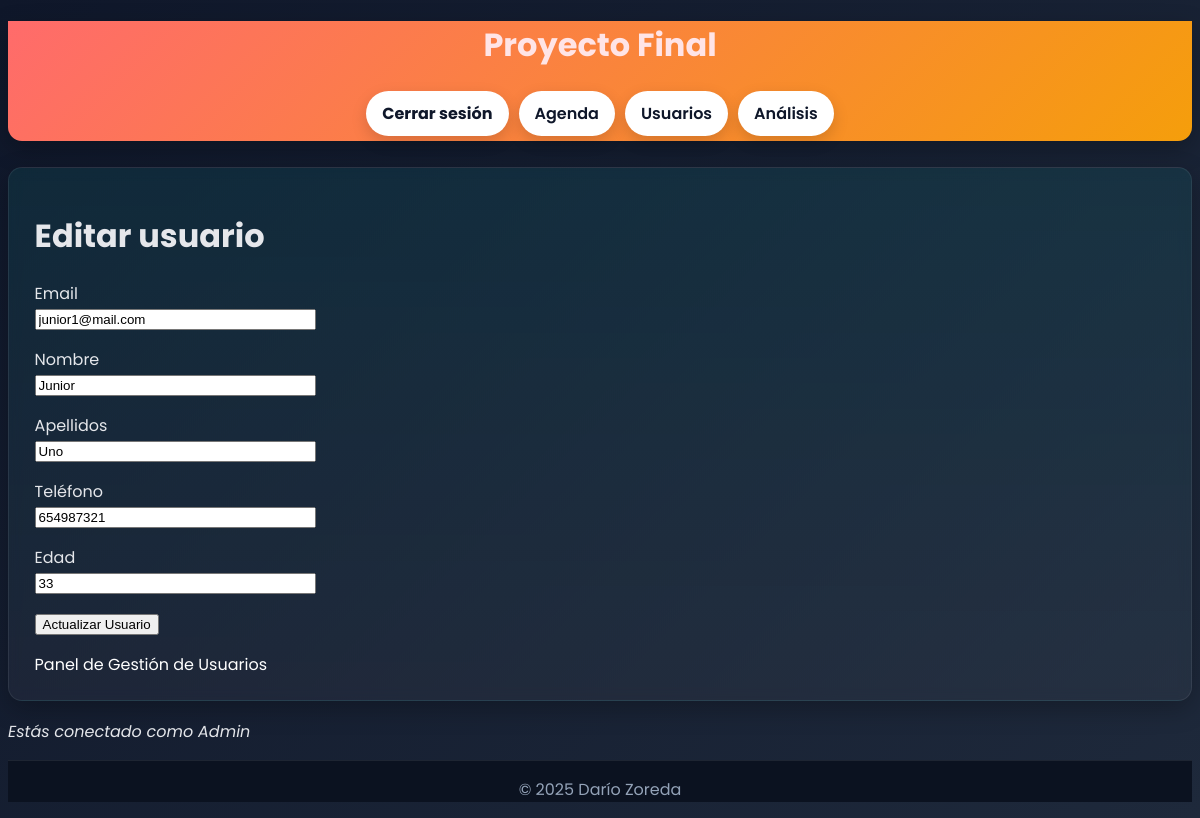
Page /usuarios/editar/2 (signed in) on the committed database.
### app/models.py (models this page shows, shortened)
class User(db.Model, UserMixin):
    __tablename__ = 'usuarios'
    id: so.Mapped[int] = so.mapped_column(primary_key=True)
    email: so.Mapped[str] = so.mapped_column(sa.String(64), index=True, unique=True)
    nombre: so.Mapped[str] = so.mapped_column(sa.String(64), index=True, unique=False)
    apellidos: so.Mapped[str] = so.mapped_column(sa.String(64), index=True, unique=False)
    telefono: so.Mapped[int] = so.mapped_column(sa.Integer(), index=True, unique=False)
    edad: so.Mapped[int] = so.mapped_column(sa.Integer(), index=True, unique=False)
    hash_contraseña: so.Mapped[str] = so.mapped_column(sa.String(256))

### app/usuarios/routes.py (the view, shortened to what this page needs)
@usuarios_bp.route('/usuarios/editar/<int:user_id>', methods=['GET', 'POST'])
@login_required
def edit(user_id):
    user = User.query.get_or_404(user_id)
    form = UserEditForm(obj=user)
    new = {}
    return render_template('usuarios/editar.html', form=form, user=user, title='Editar usuario')

### app/usuarios/forms.py
class UserEditForm(FlaskForm):
    email = StringField('Email',
                        validators=[Email(message='Introduce una dirección de email')])
    nombre = StringField('Nombre',
                         validators=[Length(max=50, message='El nombre es demasiado largo')])
    apellidos = StringField('Apellidos',
                            validators=[Length(max=100, message='El apellido es demasiado largo')])
    telefono = StringField('Teléfono',
                           validators=[Length(min=9, max=9, message='El número debe tener 9 dígitos'),
                            Regexp(r'[\d{9}]', flags=re.UNICODE, message='El número de teléfono solo debe incluir números (no poner prefijo de país)')])
    edad = StringField('Edad')
    submit = SubmitField('Actualizar Usuario')

### app/models.py (called while the page is built)
@acceso.user_loader
def load_user(user_id: str):
    try:
        return db.session.get(User, int(user_id))
    except Exception:
        return None

### app/templates/usuarios/editar.html (shortened to what this page needs)
{% extends "base.html" %}
{% block content %}
<div class="bloque_contenido">
    <h1>Editar usuario</h1>
    <form action="" method="post" novalidate>
        <p>
            {{ form.email.label }}<br>
            {{ form.email(size=32) }}
        </p>
        <p>
            {{ form.nombre.label }}<br>
            {{ form.nombre(size=32) }}
        </p>
        <p>
            {{ form.apellidos.label }}<br>
            {{ form.apellidos(size=32) }}
        </p>
        <p>
            {{ form.telefono.label }}<br>
            {{ form.telefono(size=32) }}
        </p>
        <p>
            {{ form.edad.label }}<br>
            {{ form.edad(size=32) }}
        </p>
        <p>{{ form.submit }}</p>
    </form>
    {% if current_user.is_authenticated %}
    <a href="{{ url_for('usuarios.index') }}">Panel de Gestión de Usuarios</a>
    {% else %}
    <p>¿Ya tienes cuenta? <a href="{{ url_for('usuarios.login') }}"><b>Accede</b></a></p>
    {% endif %}
</div>
{% endblock %}

### app/templates/base.html (shortened to what this page needs)
<!DOCTYPE html>
<html lang="es">
<head>
    <link rel="stylesheet" href="{{ url_for('static', filename='css/styles.css') }}">
</head>
<body>
    <header>
        <h1><a href="{{ url_for('inicio') }}"> Proyecto Final </a></h1>
        <nav>
            {% if current_user.is_anonymous %}
            <a href="{{ url_for('usuarios.login') }}"><b>Acceder</b></a>
            {% else %}
            <a href="{{ url_for('usuarios.logout') }}"><b>Cerrar sesión</b></a>
            {% endif %}
            <a href="{{ url_for('agenda.index') }}">Agenda</a>
            {% if current_user.id == 1 %}
            <a href="{{ url_for('usuarios.index') }}">Usuarios</a>
            {% endif %}
            <a href="{{ url_for('analisis.index') }}">Análisis</a>
        </nav>
    </header>
    <main>
        {% block content %}
        {% endblock %}
    {% if current_user.is_authenticated %}
    <p><em>Estás conectado como {{ current_user.nombre }}</em></p>
    {% endif %}
    </main>
    <footer>
        <p>&copy; 2025 Darío Zoreda</p>
    </footer>
</body>
</html>

### app/static/css/styles.css (style rules this page uses)
:root { --bg: #0f172a; --bg-grad-1: #0f172a; --bg-grad-2: #1e293b; --card: #0ea5a5; --card-soft: rgba(14, 165, 165, 0.12); --primary: #ff6b6b; --primary-700: #e85a5a; --primary-800: #d94d4d; --accent: #22c55e; --text: #e5e7eb; --muted: #94a3b8; --shadow: 0 8px 24px rgba(0,0,0,0.25); --radius: 14px; --radius-sm: 10px; --transition: 220ms ease; }
body { font-family: 'Poppins', Arial, sans-serif; color: var(--text); background: linear-gradient(135deg, var(--bg-grad-1), var(--bg-grad-2)); }
main { background: transparent; }
header { background: linear-gradient(135deg, var(--primary), #f59e0b); color: #fff; box-shadow: var(--shadow); border-bottom-left-radius: var(--radius); border-bottom-right-radius: var(--radius); text-align: center; }
header a { text-decoration: none; color: #ffe4e6; }
nav { margin: 20px 0 26px; display: flex; gap: 10px; flex-wrap: wrap; justify-content: center; align-items: center; padding-bottom: 5px; }
nav a { color: #0f172a; background: #fff; border-radius: 999px; padding: 10px 16px; text-decoration: none; font-weight: 600; transition: transform var(--transition), background var(--transition), color var(--transition), box-shadow var(--transition); box-shadow: 0 6px 16px rgba(0,0,0,0.15); }
.bloque_contenido { background: linear-gradient(180deg, var(--card-soft), rgba(255,255,255,0.04)); border: 1px solid rgba(255,255,255,0.08); border-radius: var(--radius); box-shadow: var(--shadow); padding: 1.4em 1.6em; margin: 10px 0 18px; backdrop-filter: blur(6px); -webkit-backdrop-filter: blur(6px); transition: transform var(--transition), box-shadow var(--transition), border-color var(--transition); }
.bloque_contenido a { color: #fff; text-decoration: none; border-bottom: 2px solid transparent; transition: color var(--transition), border-color var(--transition); }
footer { background: #0b1220; color: var(--muted); border-top: 1px solid rgba(255,255,255,0.08); text-align: center; }

### rows in the picture
User: email "junior1@mail.com", nombre "Junior", apellidos "Uno", telefono "654987321", edad "33"
User: nombre "Admin"
